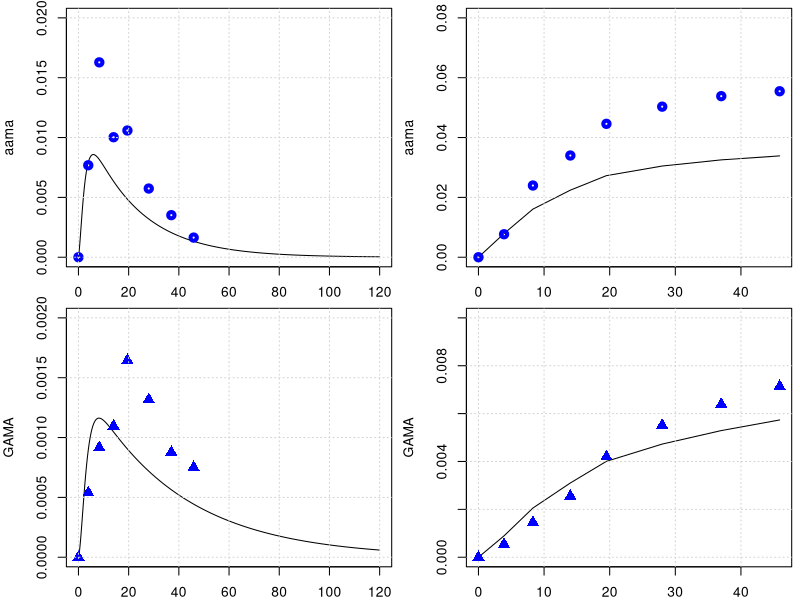
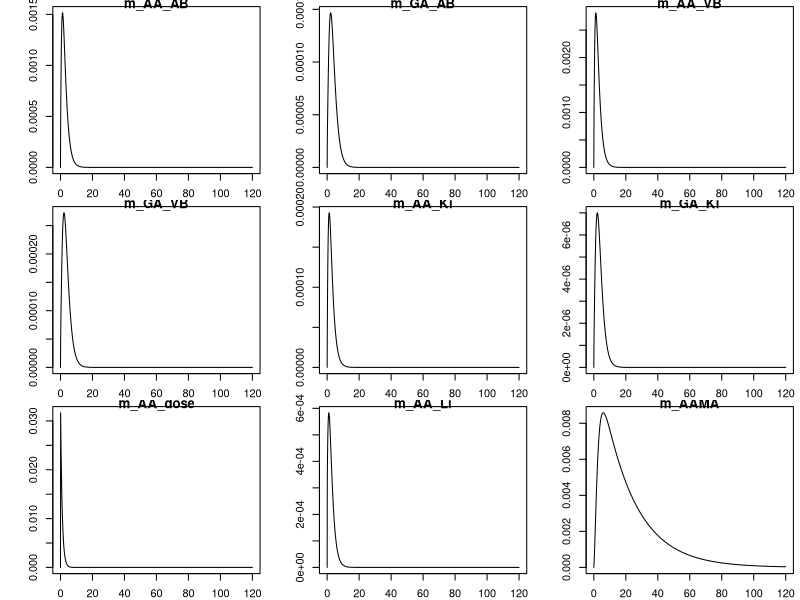
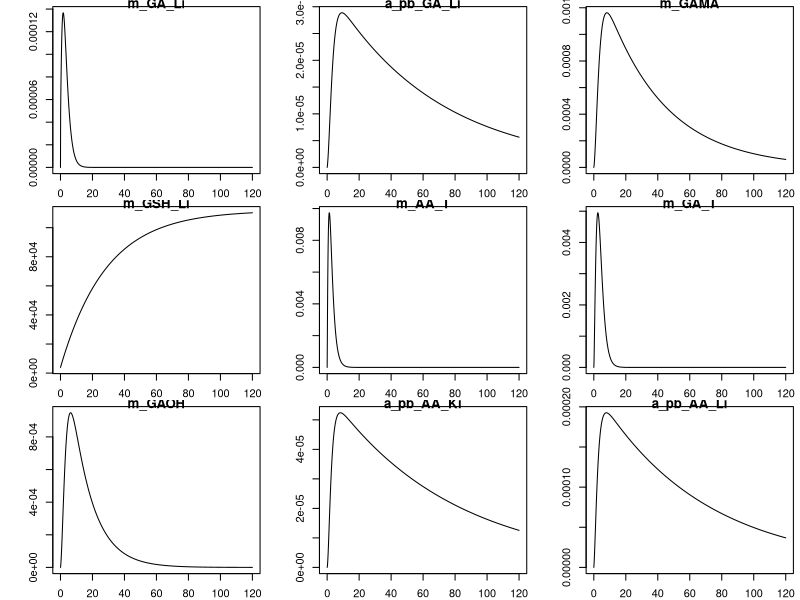
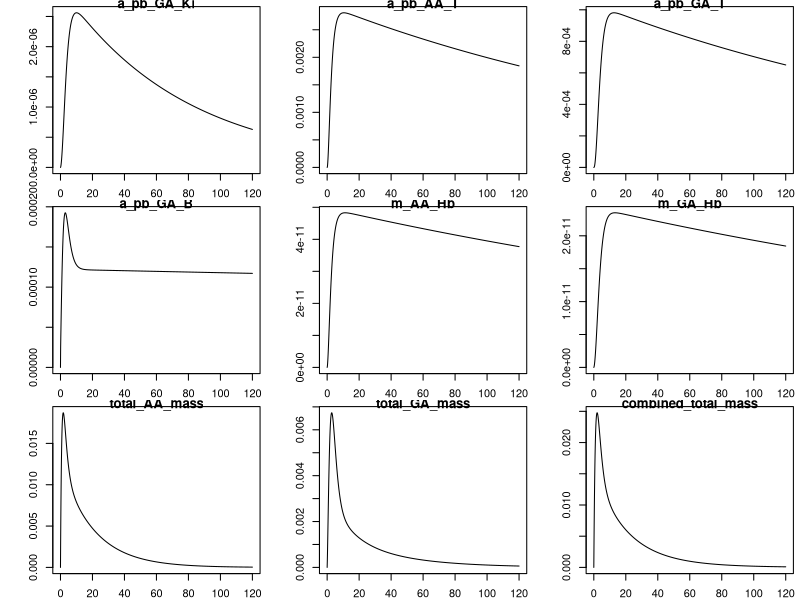
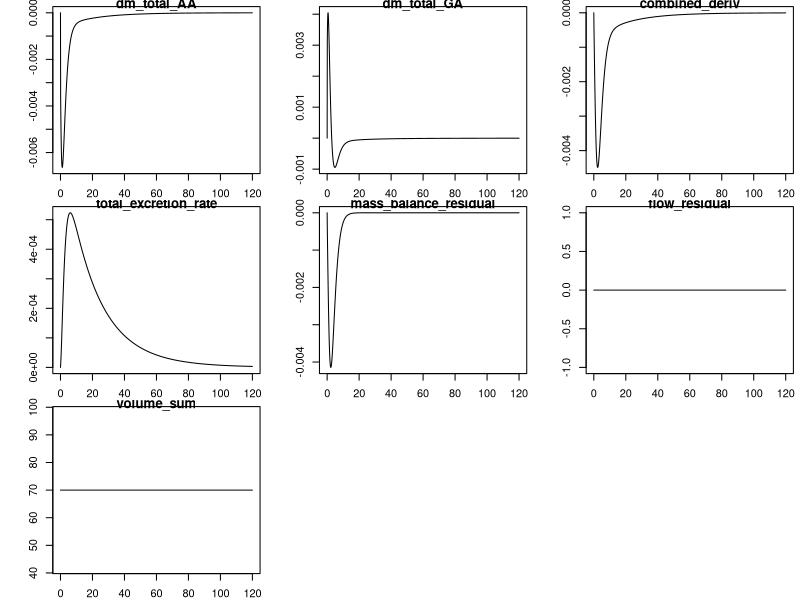

R code for these plots, in order:
library(deSolve)
library(minpack.lm)
graphics.off()

# body weight in kg
BW = 70 
# fractions of BW
##https://journals.sagepub.com/doi/pdf/10.1177/ANIB_32_3-4
F_B = 0.079 
F_B_AB = 0.35 #fraction: arterial blood of blood volume
F_B_VB = 0.65 #fraction: venous blood of blood volume
F_Li = 0.026
F_Ki = 0.0044
F_T = 1-(F_B+F_Li+F_Ki)
# organ volumes in L
V_AB <- BW*F_B*F_B_AB 
V_VB <- BW*F_B*F_B_VB 

V_T <- BW*F_T
V_Ki <- BW*F_Ki
V_Li <- BW*F_Li
# cardiac output in L/(kg*h)
##https://journals.sagepub.com/doi/pdf/10.1177/ANIB_32_3-4
QCC = 16        #12.5 # maybe 14 or 6.5 check?
Q_C = QCC*BW^0.75
#FQ_P = 2.5/100 Trine: We don't have a lung compartment in this model
FQ_Li = 0.255
FQ_Ki = 0.19 #total - there is also an aterial flow rate 
FQ_T = 1 -( FQ_Li + FQ_Ki) # +FQ_P) Trine: We don't have a lung compartment in this model
Q_Li <- Q_C*FQ_Li
Q_Ki <- Q_C*FQ_Ki
Q_T <- Q_C*FQ_T

MW_aa = 71   # mg/mmol
MW_ga = 87   # mg/mmol
MW_GSH = 307.32 # mg/mmol
k_0_GSH = 7   # from Sweeney paper.
MW_GSH = 307.32     # mg/mmol

# partition coefficient 
pAA_TB = .2        # Tissue::blood partition AA, Sweeney et al (2010) paper
pAA_KiB = 0.8      # Kidney::blood partition AA, Sweeney et al (2010) paper
pAA_LiB = 0.4      # liver::blood partition AA, Sweeney et al (2010) paper
# Maybe we said it earlier and these parameters are not sensitive to the model, but from which paper did you get the values of these partition coefs., 
# in the paper of Sweeney and of Li are different pAA_LiB = 0.4 and pAA_KiB = 0.8.

# reaction rate constants 
k_AAuptake = 1 #1/h

k_onAA_T = 0.028  #1/h     # we took it from Sweenney
k_onAA_B = 0.036  #1/h
k_onAA_Li = 0.71 #1/h
k_onAA_Ki = 0.13 #1/h

# from 0.23 to 0.35
k_cl_GSH = 0.035   # 1/h   #  Reed et al. 2008 'A mathematical model of glutathione metabolism'
# doi:10.1186/1742-4682-5-8

# k_onAA_GSH = 0.55 # L/(mmol h)
# check, we do not use it any more.
k_exc_AAMA = 0.049  ## ##MK Furh et al. report on Elimination half-life of AAMA as ~17.4 h, then k_exc_AAMA=0.0398 h-1#
# 'Toxicokinetics of acrylamide in humans after ingestion of a defined dose in a test meal to improve risk assessment for acrylamide carcinogenicity'
# DOI: 10.1158/1055-9965.EPI-05-0647
# 0.049 #1/h or 0.13 # this will change the shape

# Maximum velocity for enzymatic reaction 
V_max_p450 = 9 /MW_aa*BW^0.7  # mg/h  from Sweenney paper, checked!
# maximum rate of GA and AA conjugation with GSH (mg/(h BW^0.7))
Vmax_AA_GSH <- 24*BW^0.7 # from the Sweeny  fitted   mg/h

# +++++++++++++++++++++++++++++++++++++++++++++++++++++++++++++++++
# PARAMETERS FOR GA
# +++++++++++++++++++++++++++++++++++++++++++++++++++++++++++++++++
# partition coefficient
pGA_TB = 1.35 # Have been calculated from the Doerge et al 2005 paper on TK in mice
pGA_LiB = 0.63 # Have been calculated from the Doerge et al 2005 paper on TK in mice
pGA_KiB = .3

#k_onGA_GSH = 0.8 #L/(mmol h)
k_onGA_T = 0.69        #1/h
k_onGA_B = 0.108       #1/h
k_onGA_Ki = k_onAA_T/2 #1/h
k_onGA_Li = 0.115      #1/h

k_exc_GAMA = 0.027   ##MK Furh et al. report on Elimination half-life of GAMA: ~25.1 hours, then k_exc_GAMA = 0.0276 h-1##  
# 0.077 #1/h  # or 0.027 # from sweeney # 
k_exc_GAOH = 0.077     # 1/h  # from sweeney
# (removed as no longer used) k_exc_GA <- .4         # 1/h Q_Ki*0.025

# Maximum velocity for enzymatic reaction 
V_max_EH = 20 *BW^0.7  
KM_p450 = 10.0
KM_EH = 100.0
# maximum rate of GA and AA conjugation with GSH (mg/(h BW^0.7))
Vmax_GA_GSH <- 20*BW^0.7 # from the Sweeny ( Vmax_GC2 )  fitted   mg/h

KMG1 = 50  #!Km with respect to AA for GSH conjugation mg/L (from Sweeny code) 
# Trine: This should be mg. Delete the term MW_aa
# Sweeney has this parameter for rats ans 100 mg/L why did you use this number and why divived by MW??

KMGG = .1/MW_GSH        # !KM with respect to GSH for AA or GA conjugation with GSH mmol/L. Trine: should be mg/L
####and that this is 307 mg/L #This comment is wrong ignore
KMG2 = 100  #!Km with respect to GA for GSH conjugation mM. Trine: This should be mg. Delete the term MW_aa
# The same comment as for KMG1

# from the code, not from paper
KPT_Li = 0.015    # !'protein turnover rate in liver'# this is confimred in the exp. values of Sweeney
KPT_Ki = 0.013    # !'protein turnover rate in kidney'# 1/h this is 0.012 in Sweeney, I guess its not much of difference
#KPTR   = 1        # !'protein turnover rate in rpt'# this is 0.012 in Li et.al
KPTS   = 0.0039   # !'protein turnover rate in spt'# and this they have it 0.0051 Sweeney and Li 0.0012 refering to Sweeney
KPTRB  = 0.00035  # (correct by Maria)    # !'protein turnover rate in rbc'# how did we get that?
KPTPL  = 0.012    # !'protein turnover rate in plasma'# Sweeney has 0.012 for this value

kpb_Li = 0.1    #!protein binding in liver
kpbk_ki = 0.08   #!protein binding in kidney
kpbr1 = 0.08  # !protein binding in rpt
kpbs1 = 0.08   #!protein binding in spt
kpbrb1 = 0.01 # !protein binding in rbc (hemoglobin binding)
kpbpl1 = 0.01   #!protein binding in plasma 
reactratio = 2.0  #!reactivity ratio with protein, AA/GA
kpb_Li_2 = kpb_Li/reactratio    #!protein binding in liver
kpbk2 = kpbk_ki/reactratio    #!protein binding in kidney
kpbr2 = kpbr1/reactratio    #!protein binding in rpt
kpbs2 = kpbs1/reactratio    #!protein binding in spt
kpbrb2 = kpbrb1/reactratio  #!protein binding in rbc (hemoglobin binding)
kpbpl2 = kpbpl1/reactratio  #!protein binding in plasma 

K_FORM_AA_VAL = 7500 * 1.6 * 10^(-10) /MW_aa    # !fmol AA-val/mg globin per mM AA-hr
#The units are given as CONSTANT   KFORMAAVAL = 7500  !fmol AA-val/mg globin per mM AA-hr
## K_FORM original = 7500 fmol/(mg globin·mM AA ·h)
# MW_AA = 71.08 mg/mmol (acrylamide)
#MW_AA–Val = 204 mg/mmol # https://www.chemicalbook.com/ChemicalProductProperty_EN_CB01305805.htm
#Globin pool = 750 g # 
#Analytical and Bioanalytical Chemistry (2022) 414:5805–5815
#https://doi.org/10.1007/s00216-022-04143-y
# Hb in adults (~ 150 mg/mL blood) and average blood volume is 5L
#Mglobin = Globbin poon=150 g/L×5 L=750 g hemoglobin (≈ globin) or 750,000 mg
#K_FORM_AA_VAL = 3500 X (Mglobin mg / MWaa (mg/mmol)) x MWaa-Val mg (mg/mmol) x 10-15
# = 1.61×10−5 mg adducts / (mg/L AA h) #


K_FORM_GA_VAL = 34000  * 1.6 * 10^(-10) /MW_ga   # !fmol GA-val/mg globin per mM GA-hr
K_REM_AA_VAL = 0.00231  # !removal of AA-val adducts from RBC per hr
K_REM_GA_VAL = 0.00231  # !removal of GA-val adducts from RBC per hr
# +++++++++++++++++++++++++++++++++++++++++++++++++++++++++++++++++
# create list of parameter
# +++++++++++++++++++++++++++++++++++++++++++++++++++++++++++++++++
params <- unlist(c(data.frame(pAA_TB, pAA_LiB, pAA_KiB,
                              pGA_TB, pGA_LiB, pGA_KiB,
                              k_onAA_T, k_onAA_B, k_onAA_Li,  k_onAA_Ki,
                              k_onGA_T, k_onGA_B, k_onGA_Li, k_onGA_Ki, 
                              k_exc_AAMA, k_exc_GAMA,
                              k_cl_GSH, V_max_p450, KM_p450, V_max_EH, KM_EH,
                              k_AAuptake)
))
yini <- c(m_AA_AB = 0.0, m_GA_AB = 0.0,      
          m_AA_VB = 0.0, m_GA_VB = 0.0,
          m_AA_Ki = 0.0, m_GA_Ki = 0.0, m_AA_dose = 0 ,
          m_AA_Li = 0.0, m_AAMA = 0.0, 
          m_GA_Li = 0.0, a_pb_GA_Li = 0.0,
          m_GAMA  = 0.0,       
          m_GSH_Li = k_0_GSH * V_Li * MW_GSH, 
          m_AA_T = 0.0, m_GA_T = 0.0,
          m_GAOH = 0.0, 
          a_pb_AA_Ki = 0,  a_pb_AA_Li = 0,
          a_pb_GA_Ki = 0, a_pb_AA_T = 0, 
          a_pb_GA_T = 0,
          a_pb_GA_B = 0,
          m_AA_Hb = 0.0,   # <-- AA-hemoglobin adduct
          m_GA_Hb = 0.0    # <-- GA-hemoglobin adduct
)
# ++++++++++++++++++++++++++++++++++++++++++++++++++++++++++++++++++
# PBPK model for Acrylamide (AA) with GA and mass-balance diagnostics
# ++++++++++++++++++++++++++++++++++++++++++++++++++++++++++++++++++
PBPKmodelAA <- function(t, state, parameter) {
  with(as.list(c(t, state, parameter)), {
    
    #----#---#  Model for AA  #---#---#
    # concentrations blood in the organs in mg/L
    c_AA_AB <- m_AA_AB / V_AB
    c_AA_VB <- m_AA_VB / V_VB
    c_AA_T  <- m_AA_T  / V_T
    c_AA_Li <- m_AA_Li / V_Li   
    c_AA_Ki <- m_AA_Ki / V_Ki
    
    c_GSH_Li <- m_GSH_Li / V_Li
    
    # units checked -> mg/h
    dm_AA_dose <- - k_AAuptake * m_AA_dose
    
    # Blood
    # units checked -> mg/h
    dm_AA_AB <- Q_C * (c_AA_VB - c_AA_AB) - k_onAA_B * m_AA_AB
    # suggest to change from - k_onAA_B * m_AA_AB to - k_onAA_B * c_AA_AB * V_AB
    dm_AA_VB <- Q_T * (c_AA_T / pAA_TB) + Q_Li * (c_AA_Li / pAA_LiB) + Q_Ki * (c_AA_Ki / pAA_KiB) -
      Q_C * c_AA_VB - k_onAA_B * m_AA_VB
    # similar change from suggest to change from - k_onAA_B * m_AA_VB to - k_onAA_B * c_AA_VB * V_VB
    # overall turnover / bound pool in blood (diagnostic of binding turnover)
    
    # I suggest we write that
    #V_RBC_AB <- V_AB * F_BC
    #V_RBC_VB <- V_VB * F_BC
    #F_BC <- 0.44  # Fraction of blood volume that is RBCs, Hematocrit
    
    # RBC volumes in arterial and venous blood
    #c_pb_AA_AB <- a_pb_AA_AB / V_RBC_AB  
    #c_pb_AA_VB <- a_pb_AA_VB / V_RBC_VB  
    
    # Arterial RBC binding, turn over and exchange
    #da_pb_AA_AB <- kpbrb1 * c_AA_AB * V_RBC_AB - a_pb_AA_AB * KPTRB + Q_C * (c_pb_AA_VB - c_pb_AA_AB)
    
    # Venous RBC binding 
    #da_pb_AA_VB <- kpbrb1 * c_AA_VB * V_RBC_VB - a_pb_AA_VB * KPTRB + Q_C * (c_pb_AA_AB - c_pb_AA_VB)
    
    
    # !terminal valine hemoglobin adducts
    dm_AA_Hb <- K_FORM_AA_VAL * c_AA_VB - K_REM_AA_VAL * m_AA_Hb
    
    
    
    
    # Kidney
    dm_AA_Ki <- Q_Ki * c_AA_AB - Q_Ki * (c_AA_Ki / pAA_KiB) - k_onAA_Ki * m_AA_Ki
    # protein turnover AA in Kidney
    da_pb_AA_Ki <- kpbk_ki * m_AA_Ki - a_pb_AA_Ki * KPT_Ki
    
    # liver metabolism (AA -> GA via P450 and AA -> AAMA via GSH conjugation)
    metAA_GSH  <- Vmax_AA_GSH * c_AA_Li * c_GSH_Li / ((KMG1 + c_AA_Li) * (KMGG + c_GSH_Li))
    metAA_P450 <- V_max_p450 * MW_aa * c_AA_Li / (KM_p450 + c_AA_Li)
    
    # Liver mass balance for AA
    dm_AA_Li <- Q_Li * (c_AA_AB - c_AA_Li / pAA_LiB) + k_AAuptake * m_AA_dose -
      k_onAA_Li * m_AA_Li - metAA_P450 - metAA_GSH
    # protein turnover AA in Liver
    da_pb_AA_Li <- kpb_Li * m_AA_Li - a_pb_AA_Li * KPT_Li
    
    # Tissue
    dm_AA_T <- Q_T * (c_AA_AB - c_AA_T / pAA_TB) - k_onAA_T * m_AA_T
    # protein turnover AA in Tissue
    da_pb_AA_T <- kpbs1 * m_AA_T - a_pb_AA_T * KPTS
    
    # Urine / metabolite AAMA (from AA via GSH conjugation)
    dm_AAMA <- metAA_GSH - m_AAMA * k_exc_AAMA
    
    
    ########################################################################################
    #-GA-#-GA-#  Model for GA  #-GA-#-GA-#    
    # concentrations blood in the organs in mg/L
    c_GA_AB <- m_GA_AB / V_AB
    c_GA_VB <- m_GA_VB / V_VB
    c_GA_T  <- m_GA_T  / V_T
    c_GA_Li <- m_GA_Li / V_Li
    c_GA_Ki <- m_GA_Ki / V_Ki
    
    # Blood
    dm_GA_AB <- Q_C * (c_GA_VB - c_GA_AB) - k_onGA_B * m_GA_AB
    dm_GA_VB <- Q_T * (c_GA_T / pGA_TB) + Q_Li * (c_GA_Li / pGA_LiB) + Q_Ki * (c_GA_Ki / pGA_KiB) -
      Q_C * c_GA_VB - k_onGA_B * m_GA_VB
    
    # overall turnover / bound pool in blood (diagnostic of binding turnover)
    da_pb_GA_B <- k_onGA_B * c_GA_AB - a_pb_GA_B * KPTRB + Q_C * (c_GA_VB - c_GA_AB)
    
    # hemoglobin
    dm_GA_Hb <- K_FORM_GA_VAL * c_GA_VB - K_REM_GA_VAL * m_GA_Hb
    
    
    # Kidney
    dm_GA_Ki <- Q_Ki * c_GA_AB - Q_Ki * (c_GA_Ki / pGA_KiB) - k_onGA_Ki * m_GA_Ki
    da_pb_GA_Ki <- kpbk_ki * m_GA_Ki - a_pb_GA_Ki * KPT_Ki
    
    # Liver metabolism for GA (and formation from AA via p450)
    metGA_GSH <- Vmax_GA_GSH * c_GSH_Li * c_GA_Li / ((c_GA_Li + KMG2) * (c_GSH_Li + KMGG))
    metGA_EH  <- V_max_EH  * c_GA_Li / (KM_EH + c_GA_Li)
    
    dm_GA_Li <- Q_Li * (c_GA_AB - c_GA_Li / pGA_LiB) - k_onGA_Li * m_GA_Li +
      metAA_P450 - metGA_GSH - metGA_EH
    # protein turnover GA in Liver
    da_pb_GA_Li <- kpb_Li_2 * m_GA_Li - a_pb_GA_Li * KPT_Li
    
    # GA metabolites (excretable)
    dm_GAMA  <- metGA_GSH - m_GAMA * k_exc_GAMA
    dm_GAOH  <- metGA_EH  - m_GAOH * k_exc_GAOH
    
    # Tissue
    dm_GA_T <- Q_T * (c_GA_AB - c_GA_T / pGA_TB) - k_onGA_T * m_GA_T
    da_pb_GA_T <- kpbs2 * m_GA_T - a_pb_GA_T * KPTS
    
    # GSH pool in liver (consumed by both AA and GA conjugation)
    dm_GSH_Li <- k_0_GSH * V_Li * MW_GSH - k_cl_GSH * m_GSH_Li - metAA_GSH - metGA_GSH
    
    
    
    
    # -------------------------------------------------------------------------
    # Mass-balance diagnostics (do not change dynamics; returned as named outputs)
    # Total mass pools (AA, GA, and combined AA+GA + metabolites)
    total_AA_mass <- m_AA_AB + m_AA_VB + m_AA_T + m_AA_Li + m_AA_Ki + m_AAMA
    total_GA_mass <- m_GA_AB + m_GA_VB + m_GA_T + m_GA_Li + m_GA_Ki + m_GAMA + m_GAOH
    
    # Rate of change of total AA (sum of AA derivatives)
    dm_total_AA <- dm_AA_dose + dm_AA_AB + dm_AA_VB + dm_AA_T + dm_AA_Li + dm_AA_Ki + dm_AAMA
    # Rate of change of total GA (sum of GA derivatives)
    dm_total_GA <- dm_GA_AB + dm_GA_VB + dm_GA_T + dm_GA_Li + dm_GA_Ki + dm_GAMA + dm_GAOH
    
    # Combined pool derivative (AA + GA + excretable metabolites)
    combined_deriv <- dm_total_AA + dm_total_GA
    
    # Total excretion (rate at which mass leaves the modeled system)
    total_excretion_rate <- m_AAMA * k_exc_AAMA + m_GAMA * k_exc_GAMA + m_GAOH * k_exc_GAOH
    
    # For perfect mass conservation: combined_deriv + total_excretion_rate should be ~ 0
    # (because conversions AA->GA are internal transfers; only excretion removes mass)
    mass_balance_residual <- combined_deriv + total_excretion_rate
    
    # Flow/volume diagnostics
    flow_residual <- Q_C - (Q_T + Q_Li + Q_Ki)   # if non-zero, flows don't sum to cardiac output
    volume_sum    <- V_AB + V_VB + V_T + V_Li + V_Ki  # check if sum matches expected total blood/tissue volume
    
    # -------------------------------------------------------------------------
    # Return: first element must be vector of derivatives (in the same order as `state`)
    derivs <- c(
      dm_AA_AB,    dm_GA_AB,   
      dm_AA_VB,    dm_GA_VB,
      dm_AA_Ki,    dm_GA_Ki,   dm_AA_dose,
      dm_AA_Li,    dm_AAMA,
      dm_GA_Li,    da_pb_GA_Li, dm_GAMA,
      dm_GSH_Li,   dm_AA_T,     dm_GA_T,
      dm_GAOH,
      da_pb_AA_Ki, da_pb_AA_Li,
      da_pb_GA_Ki, da_pb_AA_T, 
      da_pb_GA_T,
      da_pb_GA_B,
      dm_AA_Hb ,   # <-- AA-hemoglobin adduct
      dm_GA_Hb     # <-- GA-hemoglobin adduct
    )
    
    # Named diagnostics returned as additional items (deSolve will include them in output)
    return(list(
      derivs,
      total_AA_mass = total_AA_mass,
      total_GA_mass = total_GA_mass,
      combined_total_mass = total_AA_mass + total_GA_mass,
      dm_total_AA = dm_total_AA,
      dm_total_GA = dm_total_GA,
      combined_deriv = combined_deriv,
      total_excretion_rate = total_excretion_rate,
      mass_balance_residual = mass_balance_residual,
      flow_residual = flow_residual,
      volume_sum = volume_sum
    ))
  })
}
PBPKmodelAA <- compiler::cmpfun(PBPKmodelAA)

# ++++++++++++++++++++++++++++++++++++++++++++++++++++++++++++++++++
# manual readout from Kopp and Dekant 2009
# ++++++++++++++++++++++++++++++++++++++++++++++++++++++++++++++++++
n_days = 1
times <- seq(from = 0, to = n_days * 24 * 5 , by = 0.1)
diet <- data.frame(var = "m_AA_dose", method = "add",
                   time = 24* c(0:(n_days/2)),  value = 0.5 *BW /1000 )  # dose of 0.05 microg/kg bw
out <- ode(y = yini, times = times, func = PBPKmodelAA, parms = params, events = list(data = diet))
yobs_urine <- data.frame(
  time = c(0.0, 3.9, 8.3, 14, 19.5, 28, 37, 45.9),
  AAMA = c(0.0/1000000, 32.8/1000000, 69.5/1000000, 42.8/1000000, 45.2/1000000, 24.5/1000000, 15/1000000, 7/1000000)*234.28, #https://pubchem.ncbi.nlm.nih.gov/compound/N-Acetyl-S-_2-carbamoylethyl_-L-cysteine
  GAMA = c(0.0, 2.15*1e-6, 3.66*1e-6, 4.38*1e-6, 6.57*1e-6, 5.26*1e-6, 3.50*1e-6, 3.0*1e-6)*250.27
)

# plot for AAMA in urinary
par(mfrow=c(2,2),mar=c(2,4,.5,.5))
plot(out[,'time'], out[,'m_AAMA']   ,type = 'l',xlab = 'time', ylab = 'aama', ylim = c(0,.02) )
points(yobs_urine$time, yobs_urine$AAMA , col="blue", lwd = 4) ; grid()
time_points_measure_unrine = c(1, 40, 84, 141, 196, 280 , 371, 460)
tamtam = out[,'m_AAMA'][time_points_measure_unrine ]
plot(yobs_urine$time, cumsum( tamtam ),type = 'l', ylab = 'aama', ylim = c(0,.08), xlab = 'time' ); grid()
points(yobs_urine$time, cumsum(yobs_urine$AAMA) , col="blue", lwd = 4)

# plot for GAMA 
plot(out[,'time'], out[,'m_GAMA']  ,type = 'l',xlab = '', ylab = 'GAMA', ylim = c(0,.002) )
points(yobs_urine$time, yobs_urine$GAMA , col="blue", cex = 1.5, pch = 17); grid()
time_points_measure_unrine = c(1, 40, 84, 141, 196, 280 , 371, 460)
tamtam = out[,'m_GAMA'][time_points_measure_unrine ]
plot(yobs_urine$time, cumsum( tamtam ),type = 'l',xlab = '', ylab = 'GAMA', ylim = c(0,.01) ); grid()
points(yobs_urine$time, cumsum(yobs_urine$GAMA) , col="blue",cex = 1.5, pch = 17)


cat('Press ENTER to plot more:............'); plot(out)
